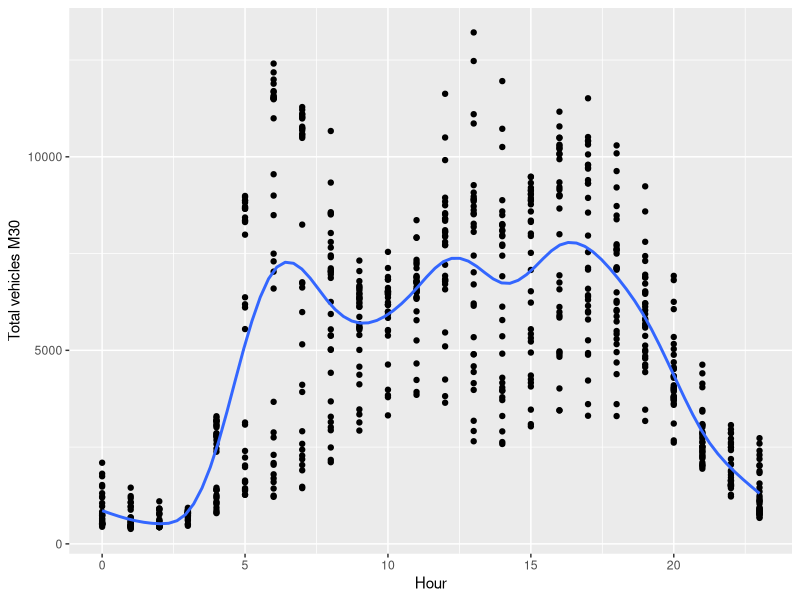
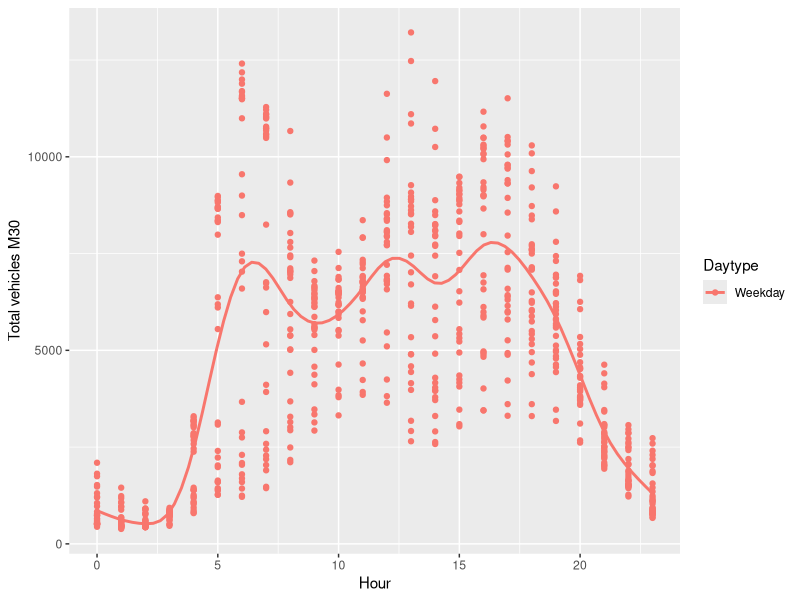

Reproduce these figures in R, in order.
#Traffic data M30 hourly

#Clean environment
rm(list=ls())

library(readxl)
library(writexl)
library(ggplot2)

#load data
traffic_hourly <- read.csv("RT_traffic_hourly 2.csv")
weather_hourly <- read_excel("Cleaned_Weather_hourly.xlsx") #only from 15-4-2019


library(dplyr)
library(tidyr)


traffic_hourly2 <- traffic_hourly %>%
  separate(Run_Date, c("RunDate","Hour"), "T")


traffic_hourly2$Hour <- substr(traffic_hourly2$Hour, start = 1, stop = 2)

traffic_hourly2$RunDate <- as.Date(traffic_hourly2$RunDate)
traffic_hourly2$Hour <- as.numeric(traffic_hourly2$Hour)

# traffic_hourly2 <- subset(traffic_hourly2, RunDate> "2019-03-27")



#Week day or weekend day
traffic_hourly2$day <- weekdays.Date(traffic_hourly2$RunDate, abbr = TRUE)
traffic_hourly2$Daytype <- ifelse(traffic_hourly2$day=="za" | traffic_hourly2$day=="zo",
                                  traffic_hourly2$Daytype<- "Weekend","Weekday")


#write to excel file
write_xlsx(traffic_hourly2, "Cleaned_traffic_hourly.xlsx")

#Function multiplot

library(ggplot2)

multiplot <- function(..., plotlist=NULL, file, cols=1, layout=NULL) {
  require(grid)
  
  # Make a list from the ... arguments and plotlist
  plots <- c(list(...), plotlist)
  
  numPlots = length(plots)
  
  # If layout is NULL, then use 'cols' to determine layout
  if (is.null(layout)) {
    # Make the panel
    # ncol: Number of columns of plots
    # nrow: Number of rows needed, calculated from # of cols
    layout <- matrix(seq(1, cols * ceiling(numPlots/cols)),
                     ncol = cols, nrow = ceiling(numPlots/cols))
  }
  
  if (numPlots==1) {
    print(plots[[1]])
    
  } else {
    # Set up the page
    grid.newpage()
    pushViewport(viewport(layout = grid.layout(nrow(layout), ncol(layout))))
    
    # Make each plot, in the correct location
    for (i in 1:numPlots) {
      # Get the i,j matrix positions of the regions that contain this subplot
      matchidx <- as.data.frame(which(layout == i, arr.ind = TRUE))
      
      print(plots[[i]], vp = viewport(layout.pos.row = matchidx$row,
                                      layout.pos.col = matchidx$col))
    }
  }
}






#Analysis 
ggplot(data=traffic_hourly2, aes(x=Hour, y=Avg_Total_Veh_M30))+
  geom_point()+
  stat_smooth(method="gam",formula=y~s(x,k=20),se=FALSE)+
  ylab("Total vehicles M30")


ggplot(data=traffic_hourly2, aes(x=Hour, y=Avg_Total_Veh_M30, color=Daytype))+
  geom_point()+
  stat_smooth(method="gam",formula=y~s(x,k=20),se=FALSE)+
  ylab("Total vehicles M30")












